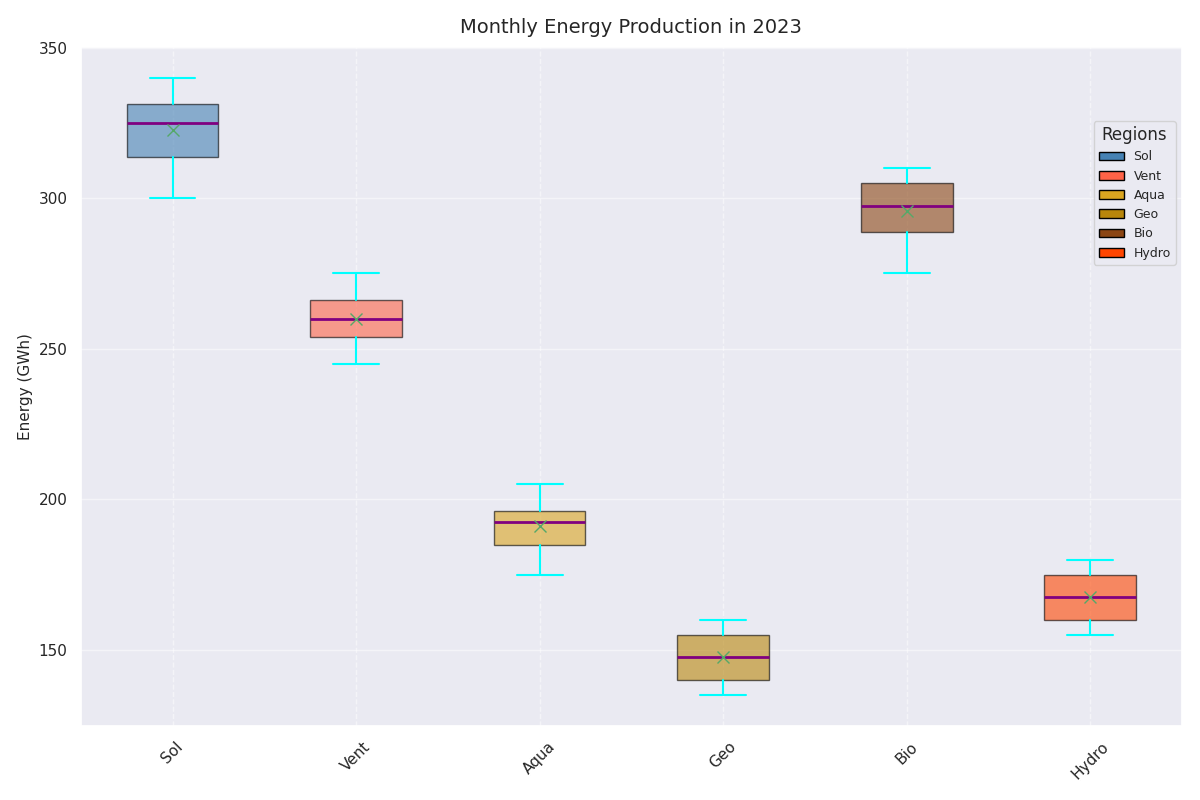

This chart was generated by the following Python code:
import matplotlib.pyplot as plt
import numpy as np
import matplotlib.ticker as ticker
import seaborn as sns
from matplotlib.patches import Patch

sns.set_theme(style="darkgrid")

regions = ['Sol', 'Vent', 'Aqua', 'Geo', 'Bio', 'Hydro']
sol_energy = [320, 300, 310, 305, 315, 330, 335, 325, 340, 330, 325, 335]
vent_energy = [250, 260, 245, 255, 265, 270, 275, 260, 255, 250, 265, 270]
aqua_energy = [180, 190, 185, 175, 195, 200, 205, 195, 200, 190, 185, 195]
geo_energy = [140, 135, 145, 140, 150, 155, 160, 155, 150, 145, 140, 155]
bio_energy = [280, 275, 285, 290, 295, 305, 310, 300, 305, 310, 300, 295]
hydro_energy = [160, 155, 165, 160, 170, 175, 180, 175, 170, 165, 160, 175]

energy_data = [sol_energy, vent_energy, aqua_energy, geo_energy, bio_energy, hydro_energy]

fig, ax = plt.subplots(figsize=(12, 8))

boxplots = ax.boxplot(energy_data, vert=True, patch_artist=True, showmeans=True, widths=0.5)

new_colors = ['#4682B4', '#FF6347', '#DAA520', '#B8860B', '#8B4513', '#FF4500']
for patch, color in zip(boxplots['boxes'], new_colors):
    patch.set(facecolor=color, alpha=0.6)

for whisker in boxplots['whiskers']:
    whisker.set(color='cyan', linewidth=1.5, linestyle='-')
for cap in boxplots['caps']:
    cap.set(color='cyan', linewidth=1.5)
for median in boxplots['medians']:
    median.set(color='purple', linewidth=2)
for mean in boxplots['means']:
    mean.set(marker='x', color='red', markersize=8)

ax.set_title('Monthly Energy Production in 2023', fontsize=14, pad=10)
ax.set_ylabel('Energy (GWh)', fontsize=11)
ax.set_xticks(range(1, len(regions) + 1))
ax.set_xticklabels(regions, fontsize=11, rotation=45)

ax.yaxis.set_minor_locator(ticker.MultipleLocator(15))

ax.yaxis.grid(True, linestyle='-', alpha=0.5)
ax.xaxis.grid(True, linestyle='--', alpha=0.5)

legend_elements = [Patch(facecolor=color, edgecolor='black', label=region) for color, region in zip(new_colors, regions)]
ax.legend(handles=legend_elements, loc='upper right', bbox_to_anchor=(1, 0.9), fontsize=9, title="Regions")

plt.tight_layout()
plt.show()
